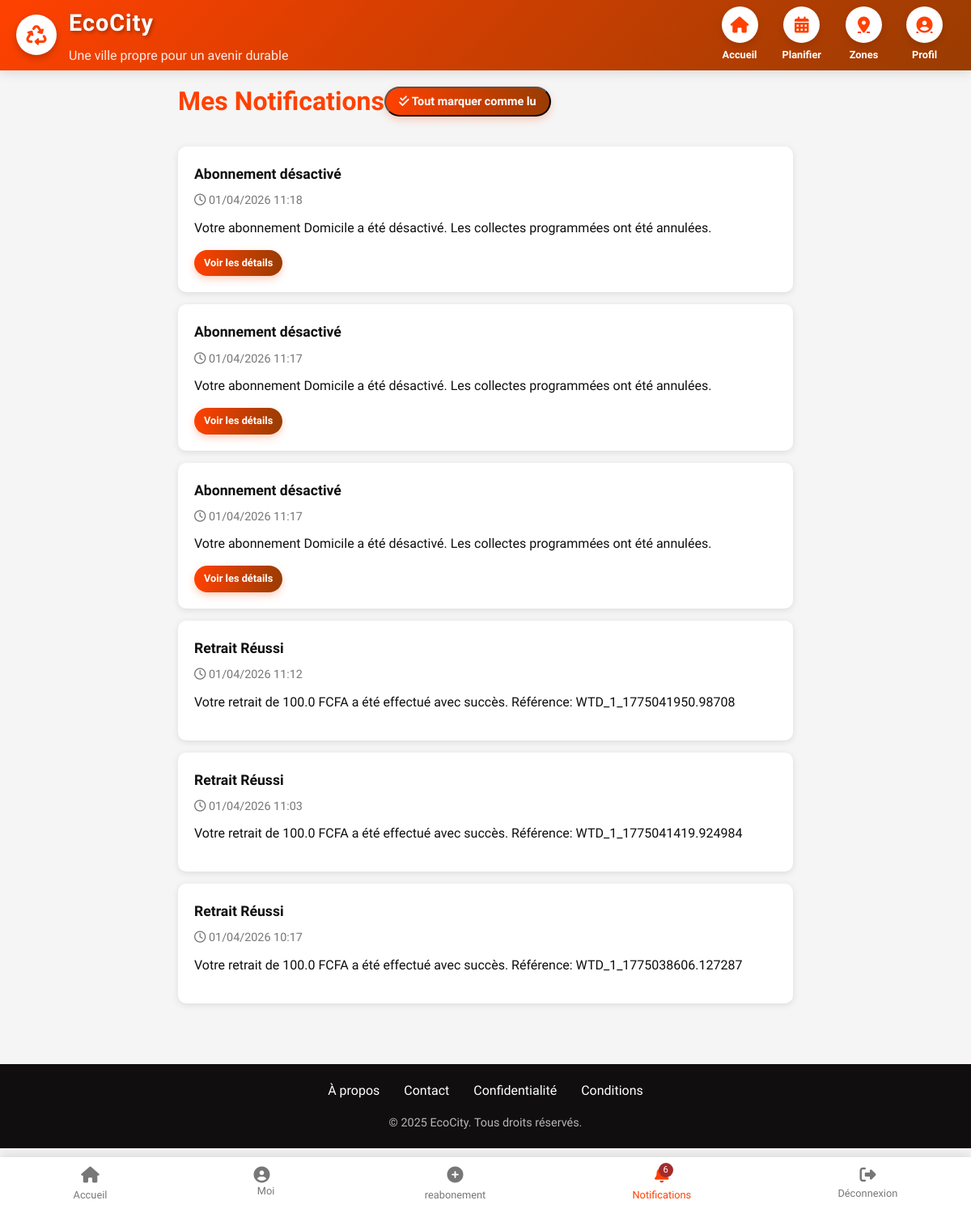
The page /notifications/ (signed in) on the database its author committed.
### app/models.py (models this page shows, shortened)
class Notification(models.Model):
    NOTIFICATION_TYPES = (
        ('info', 'Information'),
        ('success', 'Succès'),
        ('warning', 'Avertissement'),
        ('error', 'Erreur'),
        ('collection', 'Collecte'),
        ('payment', 'Paiement'),
        ('system', 'Système'),
    )
    id = models.UUIDField(primary_key=True, default=uuid.uuid4, editable=False)
    user = models.ForeignKey(CustomUser, on_delete=models.CASCADE, related_name='notifications')
    title = models.CharField(max_length=200, verbose_name="Titre de la notification")
    message = models.TextField(verbose_name="Message de la notification")
    notification_type = models.CharField(max_length=20, choices=NOTIFICATION_TYPES, default='info')
    is_read = models.BooleanField(default=False)
    related_object_id = models.UUIDField(blank=True, null=True)
    related_object_type = models.CharField(max_length=100, blank=True)
    action_url = models.URLField(blank=True, verbose_name="URL d'action")
    created_at = models.DateTimeField(auto_now_add=True)
    class Meta:
        verbose_name = "Notification"
        verbose_name_plural = "Notifications"
        ordering = ['-created_at']
        indexes = [
            models.Index(fields=['user', 'is_read', 'created_at']),
        ]

### app/views.py (the view)
# urls.py: path('notifications/', views.notification_list, name='notification_list'),
@login_required(login_url='login')
def notification_list(request):
    notifications = Notification.objects.filter(user=request.user).order_by('-created_at')
    unread_notifications = notifications.filter(is_read=False)
    unread_notifications.update(is_read=True)
    context = {
        'notifications': notifications,
        'active_tab': 'notifications'
    }
    return render(request, 'notification_list.html', context)

### app/templates/notification_list.html (shortened to what this page needs)
{% extends "base.html" %}
{% block content %}
<div class="notifications-container" style="max-width: 800px; margin: 0 auto; padding: 20px;">
    <div class="notifications-header" style="display: flex; justify-content: between; align-items: center; margin-bottom: 30px;">
        <h1 style="color: var(--orange-cosmique); margin: 0;">Mes Notifications</h1>
        <button id="markAllRead" class="cta-button" style="padding: 8px 16px; font-size: 0.9rem;">
            <i class="fas fa-check-double"></i> Tout marquer comme lu
        </button>
    </div>
    <div class="notifications-list">
        {% if notifications %}
            {% for notification in notifications %}
            <div class="notification-item {% if not notification.is_read %}unread{% endif %}"
                 style="background: white; border-radius: 10px; padding: 20px; margin-bottom: 15px;
                        box-shadow: 0 2px 8px rgba(0,0,0,0.1); border-left: 4px solid '{% if notification.notification_type == 'success' %}#28a745{% elif notification.notification_type == 'warning' %}#ffc107{% elif notification.notification_type == 'error' %}'#dc3545'{% else %}'#007bff'{% endif %}';">
                <div class="notification-header" style="display: flex; justify-content: between; align-items: start; margin-bottom: 10px;">
                    <div>
                        <h3 style="margin: 0 0 5px 0; color: var(--noir); font-size: 1.1rem;">
                            {{ notification.title }}
                        </h3>
                        <span style="color: var(--gris-fonce); font-size: 0.9rem;">
                            <i class="far fa-clock"></i> {{ notification.created_at|date:"d/m/Y H:i" }}
                        </span>
                    </div>
                </div>
                <p style="margin: 0 0 15px 0; color: var(--noir); line-height: 1.5;">
                    {{ notification.message }}
                </p>
                {% if notification.action_url %}
                <div class="notification-actions">
                    <a href="{{ notification.action_url }}" class="cta-button" style="padding: 6px 12px; font-size: 0.8rem;">
                        Voir les détails
                    </a>
                </div>
                {% endif %}
            </div>
            {% endfor %}
        {% endif %}
    </div>
</div>
{% endblock %}

### app/templates/base.html (style rules this page uses)
:root { --orange-cosmique: #ff4101; --jaune-dore: #993c02; --rouge-poupre: #A52A2A; --blanc: #FFFFFF; --noir: #100e0e; --gris-clair: #F5F5F5; --gris-fonce: #777777; }
* { margin: 0; padding: 0; box-sizing: border-box; font-family: 'Afacad', sans-serif; }
body { background-color: var(--gris-clair); color: var(--noir); line-height: 1.6; padding-bottom: 80px; }
.cta-button { display: inline-block; background: linear-gradient(to right, var(--orange-cosmique), var(--jaune-dore)); color: var(--blanc); padding: 12px 30px; border-radius: 30px; text-decoration: none; font-weight: 600; font-size: 1.1rem; transition: all 0.3s; box-shadow: 0 4px 10px rgba(255, 107, 53, 0.3); }

### rows shown on the page
Notification: title "Abonnement désactivé", created_at "01/04/2026 11:18", message "Votre abonnement Domicile a été désactivé. Les collectes programmées ont été annulées."
Notification: title "Abonnement désactivé", created_at "01/04/2026 11:17", message "Votre abonnement Domicile a été désactivé. Les collectes programmées ont été annulées."
Notification: title "Abonnement désactivé", created_at "01/04/2026 11:17", message "Votre abonnement Domicile a été désactivé. Les collectes programmées ont été annulées."
Notification: title "Retrait Réussi", created_at "01/04/2026 11:12", message "Votre retrait de 100.0 FCFA a été effectué avec succès. Référence: WTD_1_1775041950.98708"
Notification: title "Retrait Réussi", created_at "01/04/2026 11:03", message "Votre retrait de 100.0 FCFA a été effectué avec succès. Référence: WTD_1_1775041419.924984"
Notification: title "Retrait Réussi", created_at "01/04/2026 10:17", message "Votre retrait de 100.0 FCFA a été effectué avec succès. Référence: WTD_1_1775038606.127287"
